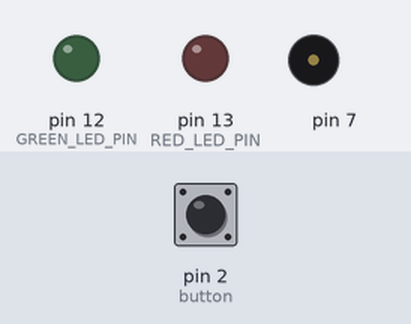
A sketch run on a simulated Arduino Uno, built with avr-gcc and run on an emulated ATmega328P. On the bench: output pins drawn as LEDs (lit = HIGH), buzzer (waves = sounding). Inputs (shaded band) come from the test bench; at power-on: pin 2 (button) LOW.

Above: at 1.2 s.
1.3 s: pin 2 (button) pulled HIGH for 0.15 s
At 2.5 s:
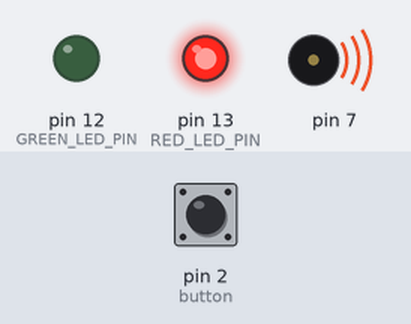
4.4 s: pin 2 (button) pulled HIGH for 3.2 s
At 5.4 s:
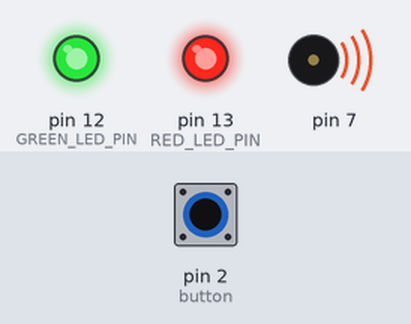
9.1 s: pin 2 (button) pulled HIGH for 1 s
At 12.6 s:
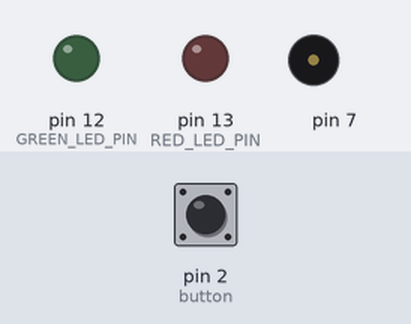
Timing chart, 0 to 14.1 s (numbered marks = the images above; inputs shaded):
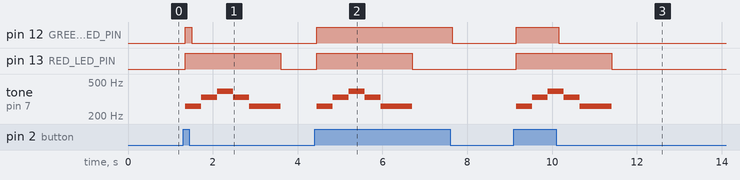

Measured:
- after the input at 1.3 s, pin 12 (GREEN_LED_PIN): LOW → HIGH after 0.05 s, → LOW 0.15 s later; pin 13 (RED_LED_PIN): LOW → HIGH after 0.05 s, → LOW 2.3 s later; tone on pin 7: plays 261 Hz for 0.38 s, 330 Hz for 0.38 s, 392 Hz for 0.38 s, 330 Hz for 0.38 s, 261 Hz for 0.75 s, starting after 0.05 s
- after the input at 4.4 s, pin 12 (GREEN_LED_PIN): LOW → HIGH after 0.05 s, → LOW 3.2 s later; pin 13 (RED_LED_PIN): LOW → HIGH after 0.05 s, → LOW 2.3 s later; tone on pin 7: plays 261 Hz for 0.38 s, 330 Hz for 0.38 s, 392 Hz for 0.38 s, 330 Hz for 0.38 s, 261 Hz for 0.75 s, starting after 0.05 s
- after the input at 9.1 s, pin 12 (GREEN_LED_PIN): LOW → HIGH after 0.05 s, → LOW 1.0 s later; pin 13 (RED_LED_PIN): LOW → HIGH after 0.05 s, → LOW 2.3 s later; tone on pin 7: plays 261 Hz for 0.38 s, 330 Hz for 0.38 s, 392 Hz for 0.38 s, 330 Hz for 0.38 s, 261 Hz for 0.75 s, starting after 0.05 s

The sketch:

musicbox.ino
```cpp
#include "Button.h"
#include "MusicPlayer.h"

const int RED_LED_PIN = 13;
const int GREEN_LED_PIN = 12;

Button button(2);
MusicPlayer musicPlayer(7);

Note arpeggio[] = {
  {c4, Quarter},
  {e4, Quarter},
  {g4, Quarter},
  {e4, Quarter},
  {c4, Half}
};

Note maryHadALittleLamb[] = {
  {b3, Quarter},
  {a3, Quarter},
  {g3, Quarter},
  {a3, Quarter},
  {b3, Quarter},
  {b3, Quarter},
  {b3, Half},
  {a3, Quarter},
  {a3, Quarter},
  {a3, Half},
  {b3, Quarter},
  {d4, Quarter},
  {d4, Half},
  {b3, Quarter},
  {a3, Quarter},
  {g3, Quarter},
  {a3, Quarter},
  {b3, Quarter},
  {b3, Quarter},
  {b3, Quarter},
  {b3, Quarter},
  {a3, Quarter},
  {a3, Quarter},
  {b3, Quarter},
  {a3, Quarter},
  {g3, Whole}
};

void setup() {
  //Serial.begin(9600);
  pinMode(RED_LED_PIN, OUTPUT);
  pinMode(GREEN_LED_PIN, OUTPUT);

  button.onChange(onChange);
  button.onClick(onClick);
}

void loop() {
  button.update();
  musicPlayer.update();

  if(musicPlayer.isPlaying()){
    digitalWrite(RED_LED_PIN, HIGH);
  }else{
    digitalWrite(RED_LED_PIN, LOW);
  }
}

void onChange(int btnPin, int state){
  digitalWrite(GREEN_LED_PIN, state);
}

void onClick(int btnPin, int state){
  if(!musicPlayer.isPlaying()){
    int length = sizeof arpeggio / sizeof arpeggio[0];
    musicPlayer.play(arpeggio, length, 160);
  }else{
    musicPlayer.stop();
  }
}
```

Button.cpp
```cpp
/*
	Button.cpp - Library for handling button events.
	Created by Kevin Herr.
	Released into the public domain.
*/

#include "Arduino.h"
#include "Button.h"

void doNothing(int, int){
}

Button::Button(int pin){
	pinMode(pin, INPUT);
	_pin = pin;
	_state = LOW;
	_previousState = _state;
	_previousDebounceTime = 0;
	_debounceDelay = 50;
	onClick(doNothing);
	onChange(doNothing);
}

void Button::update(){

	// read the state of the switch into local variable
	int reading = digitalRead(_pin);
	unsigned long time = millis();

	// check to see if you pressed the button
	// (i.e. the input went from LOW to HIGH), and you've waited
	// long enough since the last press to ignore any noise:

	// if the switch changed, due to noise or pressing:
	if(reading != _previousState){
		// reset the debouncing timer
		_previousDebounceTime = time;
	}

	// if the delay is greater than debounce delay...
	// interpret as press, NOT noise
	if((millis() - _previousDebounceTime) > _debounceDelay){

		// if button state has changed...
		if(reading != _state){

			// update button state
			_state = reading;

			// todo: invoke methods
			onStateChange(_pin, reading);
		}
	}

	// save the reading. Next time through the loop,
	// it'll be the lastButtonState
	_previousState = reading;
};

void Button::onStateChange(int pin, int state){

	// change
	_onChange(pin, state);

	// click (press down)
	if(state == HIGH){
		_onClick(pin, state);
	}
}

void Button::onChange(void(*onChange)(int, int)){
	_onChange = onChange;
}

void Button::onClick(void(*onClick)(int, int)){
	_onClick = onClick;
}
```

Button.h
```cpp
#ifndef Button_h
#define Button_h

#include "Arduino.h"

class Button {
	public:
		Button(int pin);
		void update();
		void onChange(void (*)(int, int));
		void onClick(void (*)(int, int));
	private:
		int _pin;
		int _state;
		int _previousState;
		unsigned long _previousDebounceTime;
		unsigned long _debounceDelay;
		void (*_onChange)(int, int);
		void (*_onClick)(int, int);
		void onStateChange(int, int);
};

#endif
```

MusicPlayer.cpp
```cpp
#include "Arduino.h"
#include "MusicPlayer.h"

int calcLengthDuration(NoteLength length, int tempoMs){
	switch(length){
	  case Eigth:
		return tempoMs/2;
	  case Quarter:
		return tempoMs;
	  case Half:
		return tempoMs * 2;
	  case Whole:
		return tempoMs * 4;
	  default:
		return 0;
	}
}

MusicPlayer::MusicPlayer(int pin){
	pinMode(pin, OUTPUT);
	_pin = pin;
}

void MusicPlayer::play(Note notes[], int length, int bpm){
	_notes = notes;
	_notesLength = length;
	_bpm = bpm;
	_tempoMs = 60000 / bpm;
	_noteIndex = -1;
	_isPlaying = true;
}

void MusicPlayer::update(){
	if(_isPlaying && millis() > _nextTime){
		nextNote();
	}
}

bool MusicPlayer::isPlaying(){
	return _isPlaying;
}

void MusicPlayer::stop(){
	noTone(_pin);
	_isPlaying = false;
}

void MusicPlayer::nextNote(){
	_noteIndex++;

	if(_noteIndex < _notesLength){
		// play note
		Note note = _notes[_noteIndex];
		tone(_pin, note.note);

		// save note length
		int noteLength = calcLengthDuration(note.length, _tempoMs);
		_nextTime = millis() + noteLength;
	}else{
		// end of song
		stop();
	}
}
```

MusicPlayer.h
```cpp
#ifndef MusicPlayer_h
#define MusicPlayer_h

#include "Arduino.h"

enum NoteLength {
  Eigth,
  Quarter,
  Half,
  Whole
};

enum Notes {
  g3 = 196,
  a3 = 220,
  b3 = 247,
  c4 = 261,
  d4 = 294,
  e4 = 330,
  f4 = 349,
  g4 = 392
};

struct Note {
	NoteLength length;
	Notes note;
	Note(Notes note, NoteLength length){
		this->note = note;
		this->length = length;
	}
};

class MusicPlayer {
	public:
		MusicPlayer(int pin);
		void play(Note notes[], int length, int bpm);
		void update();
		bool isPlaying();
		void stop();
	private:
		int _pin;
		Note* _notes;
		int _notesLength;
		int _bpm;
		int _tempoMs;
		int _noteIndex;
		unsigned long _nextTime;
		bool _isPlaying;
		void nextNote();
};

#endif
```
